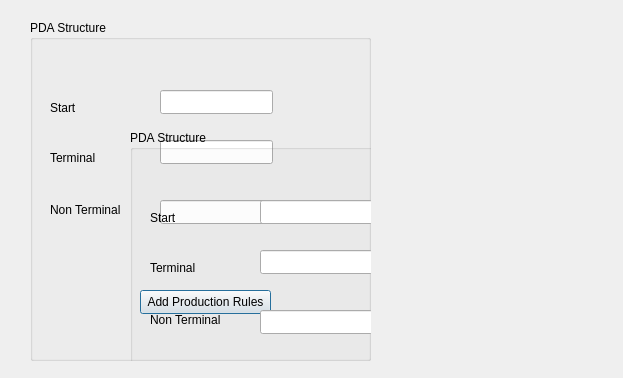
<?xml version="1.0" encoding="UTF-8"?>
<ui version="4.0">
 <class>Dialog</class>
 <widget class="QDialog" name="Dialog">
  <property name="geometry">
   <rect>
    <x>0</x>
    <y>0</y>
    <width>623</width>
    <height>378</height>
   </rect>
  </property>
  <property name="windowTitle">
   <string>Dialog</string>
  </property>
  <widget class="QGroupBox" name="groupBox">
   <property name="geometry">
    <rect>
     <x>30</x>
     <y>20</y>
     <width>341</width>
     <height>341</height>
    </rect>
   </property>
   <property name="title">
    <string>PDA Structure</string>
   </property>
   <widget class="QLineEdit" name="lineEdit">
    <property name="geometry">
     <rect>
      <x>130</x>
      <y>70</y>
      <width>113</width>
      <height>24</height>
     </rect>
    </property>
   </widget>
   <widget class="QLineEdit" name="lineEdit_2">
    <property name="geometry">
     <rect>
      <x>130</x>
      <y>120</y>
      <width>113</width>
      <height>24</height>
     </rect>
    </property>
   </widget>
   <widget class="QLineEdit" name="lineEdit_3">
    <property name="geometry">
     <rect>
      <x>130</x>
      <y>180</y>
      <width>113</width>
      <height>24</height>
     </rect>
    </property>
   </widget>
   <widget class="QPushButton" name="pushButton">
    <property name="geometry">
     <rect>
      <x>110</x>
      <y>270</y>
      <width>131</width>
      <height>24</height>
     </rect>
    </property>
    <property name="text">
     <string>Add Production Rules</string>
    </property>
   </widget>
   <widget class="QLabel" name="label">
    <property name="geometry">
     <rect>
      <x>20</x>
      <y>80</y>
      <width>49</width>
      <height>16</height>
     </rect>
    </property>
    <property name="text">
     <string>Start</string>
    </property>
   </widget>
   <widget class="QLabel" name="label_2">
    <property name="geometry">
     <rect>
      <x>20</x>
      <y>130</y>
      <width>49</width>
      <height>16</height>
     </rect>
    </property>
    <property name="text">
     <string>Terminal</string>
    </property>
   </widget>
   <widget class="QLabel" name="label_3">
    <property name="geometry">
     <rect>
      <x>20</x>
      <y>180</y>
      <width>81</width>
      <height>20</height>
     </rect>
    </property>
    <property name="text">
     <string>Non Terminal</string>
    </property>
   </widget>
   <widget class="QGroupBox" name="groupBox_2">
    <property name="geometry">
     <rect>
      <x>100</x>
      <y>110</y>
      <width>341</width>
      <height>341</height>
     </rect>
    </property>
    <property name="title">
     <string>PDA Structure</string>
    </property>
    <widget class="QLineEdit" name="lineEdit_4">
     <property name="geometry">
      <rect>
       <x>130</x>
       <y>70</y>
       <width>113</width>
       <height>24</height>
      </rect>
     </property>
    </widget>
    <widget class="QLineEdit" name="lineEdit_5">
     <property name="geometry">
      <rect>
       <x>130</x>
       <y>120</y>
       <width>113</width>
       <height>24</height>
      </rect>
     </property>
    </widget>
    <widget class="QLineEdit" name="lineEdit_6">
     <property name="geometry">
      <rect>
       <x>130</x>
       <y>180</y>
       <width>113</width>
       <height>24</height>
      </rect>
     </property>
    </widget>
    <widget class="QPushButton" name="pushButton_2">
     <property name="geometry">
      <rect>
       <x>110</x>
       <y>270</y>
       <width>131</width>
       <height>24</height>
      </rect>
     </property>
     <property name="text">
      <string>Add Production Rules</string>
     </property>
    </widget>
    <widget class="QLabel" name="label_4">
     <property name="geometry">
      <rect>
       <x>20</x>
       <y>80</y>
       <width>49</width>
       <height>16</height>
      </rect>
     </property>
     <property name="text">
      <string>Start</string>
     </property>
    </widget>
    <widget class="QLabel" name="label_5">
     <property name="geometry">
      <rect>
       <x>20</x>
       <y>130</y>
       <width>49</width>
       <height>16</height>
      </rect>
     </property>
     <property name="text">
      <string>Terminal</string>
     </property>
    </widget>
    <widget class="QLabel" name="label_6">
     <property name="geometry">
      <rect>
       <x>20</x>
       <y>180</y>
       <width>81</width>
       <height>20</height>
      </rect>
     </property>
     <property name="text">
      <string>Non Terminal</string>
     </property>
    </widget>
   </widget>
  </widget>
 </widget>
 <resources/>
 <connections/>
</ui>
